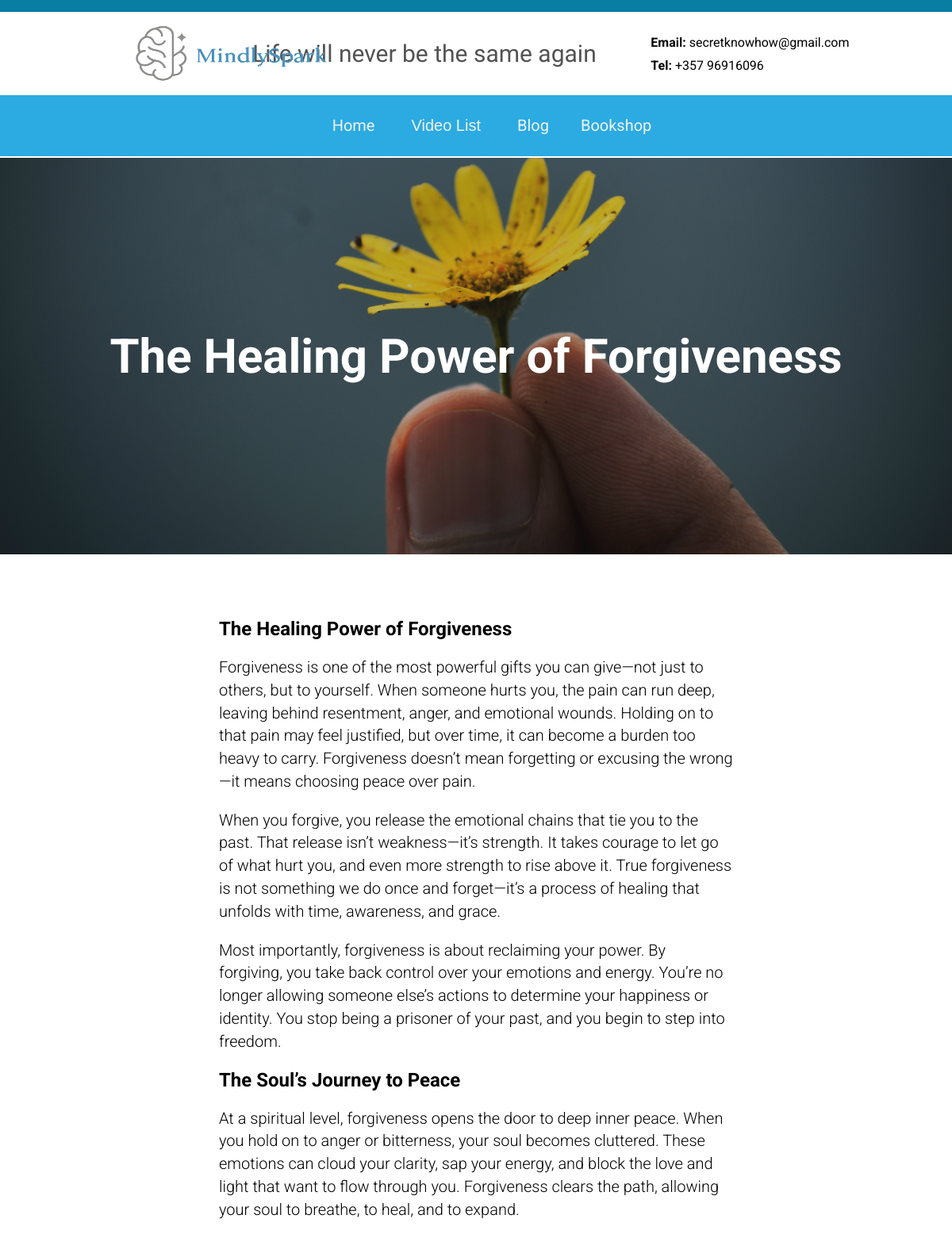
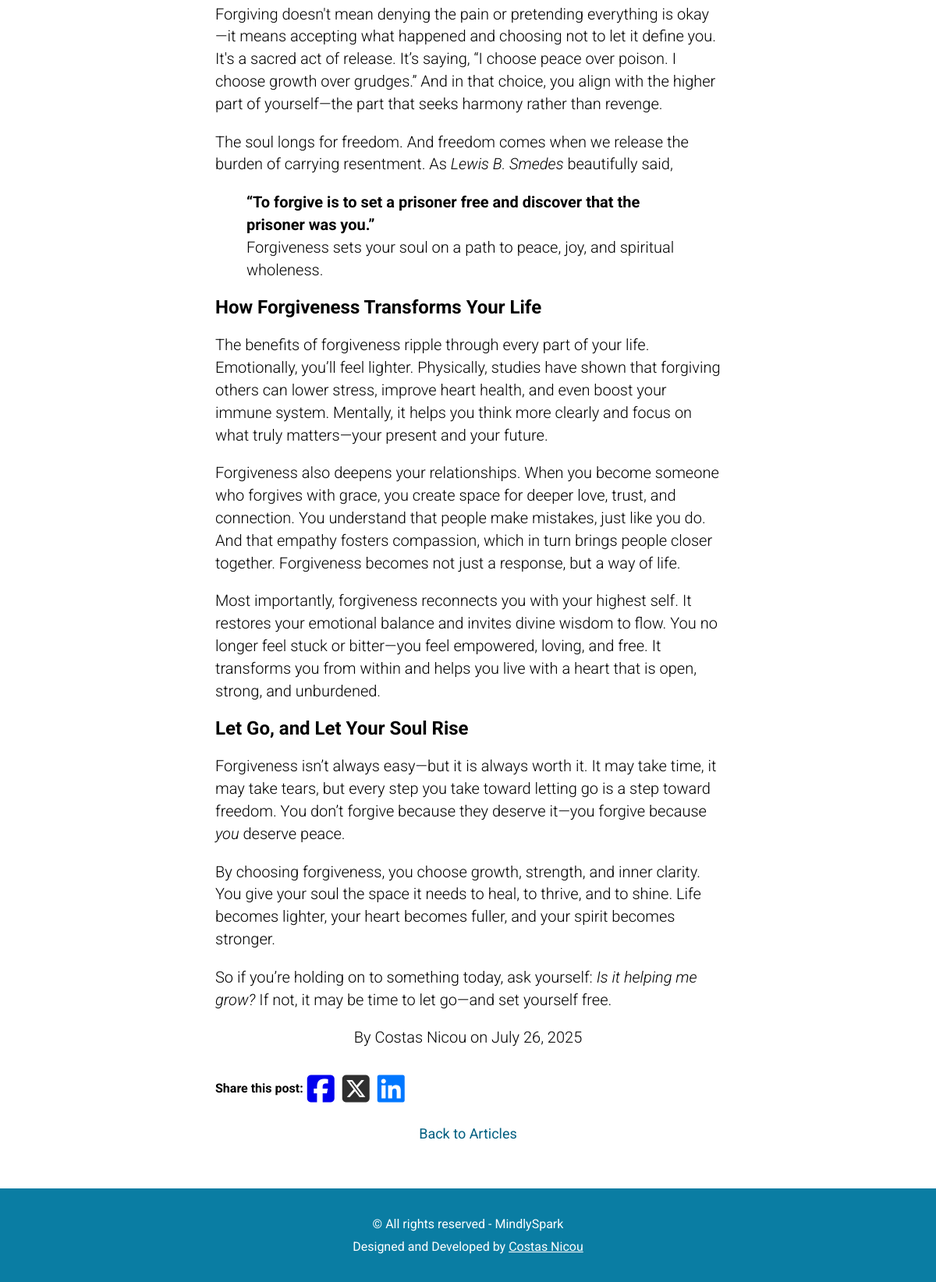
The app's page /blog/the-healing-power-of-forgiveness/ with its own data (2 pictures, top to bottom).
### blog/models.py (models this page shows, shortened)
class Post(models.Model):
    title = models.CharField(max_length=200)
    slug = models.SlugField(unique=True, blank=True)
    content = CKEditor5Field('Content', config_name='extends')  # or 'default'
    image = models.ImageField(upload_to='blog_images/', blank=True, null=True)
    author = models.CharField(max_length=100)
    created_at = models.DateTimeField(auto_now_add=True)
    published = models.BooleanField(default=False)
    featured = models.BooleanField(default=False)

### blog/views.py (the view)
# urls.py: path('<slug:slug>/', views.post_detail, name='post_detail'),
def post_detail(request, slug):
    post = get_object_or_404(Post, slug=slug, published=True)
    video_categories = VideoCategory.objects.all()
    absolute_image_url = None
    if post.image:
        absolute_image_url = request.build_absolute_uri(post.image.url)
    return render(request, 'blog/post_detail.html', {
        'post': post,
        'video_categories':video_categories,
        'absolute_image_url': absolute_image_url,
    })

### app/models.py (called while the page is built)
    def __str__(self):
        return self.name

### blog/templates/blog/post_detail.html (shortened to what this page needs)
{% extends "app/base.html" %}
{% load static %}
{% block csslink %}
  <link rel="stylesheet" href="{% static 'css/desktop/blog/post-detail.css' %}">
{% endblock %}
{% block hero %}
<div class="article-cover" style="
    background:linear-gradient(0deg, rgba(40, 40, 40, 0.3), rgba(62, 62, 62, 0.3)), url({{post.image.url}});
    background-size: cover;
    background-repeat: no-repeat;
    background-position:center;
 ">
    <h1>{{ post.title }}</h1>
</div>
{% endblock %}
{% block main %}
<section class="post-area">
    <article class="post-single">
        <h2>{{post.title}}</h2>
        <div>{{ post.content|safe }}</div>
        <p class="author">By {{ post.author }} on {{ post.created_at|date:"F j, Y" }}</p>
          <ul class="share-btns">
            <h4>Share this post:</h4>
            <li>
              <a class="fb-share" target="_blank" href="https://www.facebook.com/sharer/sharer.php?u={{ request.build_absolute_uri }}"><i class="fa-brands fa-square-facebook"></i></a>
            </li>
            <li>
              <a class="tweet-share" target="_blank" href="https://twitter.com/intent/tweet?url={{ request.build_absolute_uri }}&text={{ post.title }}"><i class="fa-brands fa-square-x-twitter"></i></a>
            </li>
            <li>
              <a class="linkedin-share" target="_blank" href="https://www.linkedin.com/shareArticle?mini=true&url={{ request.build_absolute_uri }}&title={{ post.title }}"><i class="fa-brands fa-linkedin"></i></a>
            </li>
          </ul>
    </article>
    <a href="{% url 'post_list' %}" class="back-to-blog">Back to Articles</a>
</section>
{% endblock %}

### app/templates/app/base.html (shortened to what this page needs)
{% load static %}
<!DOCTYPE html>
<html lang="en">
<head>
    <link rel="stylesheet" href="{% static 'css/desktop/global.css' %}">
    {% block csslink %}
    {% endblock %}
</head>
<body>
    <header>
        <div class="sticky-header">
            <div class="top-header">
                <div class="top-header-wraper">
                    <img class="logo" src="{% static 'imgs/logo.png' %}" alt="">
                    <p class="slogan">Life will never be the same again</p>
                    <div class="contact">
                        <p><strong>Email:</strong> secretknowhow@gmail.com</p>
                        <p><strong>Tel:</strong> +357 96916096</p>
                    </div>
                </div>
            </div>
            <nav class="main-nav">
                <ul class="menu">
                    <li><a class="menu-item" href="{% url 'homepage' %}">Home</a></li>
                    <div class="dropdown">
                        <button class="dropbtn">Video List</button>
                    </div>
                     <li><a class="menu-item" href="{% url 'post_list' %}">Blog</a></li>
                    <li><a class="menu-item" href="{% url 'books_list' %}">Bookshop</a></li>
                </ul>
            </nav>
        </div>
        {% block hero %}
        {% endblock %}
    </header>
    <main>
        {% block main %}
        {% endblock %}
    </main>
    <footer>
        <div class="footer-content">
            <p>&copy; All rights reserved - MindlySpark</p>
            <p>Designed and Developed by <a target="_blank" class="footnote" href="https://costasnicou.com">Costas Nicou</a></p>
        </div>
    </footer>
</body>
</html>

### app/static/css/desktop/global.css (style rules this page uses)
body,html { padding: 0; margin: 0; font-family: "Roboto", sans-serif; overflow-x: hidden; }
.logo { width: 250px; height: 75px; position: relative; left: 100px; }
section { padding: 60px; }
.slogan { font-family: "Manufacturing Consent", system-ui; font-size: 30px; color: rgb(82, 82, 82); }
.top-header { padding: 5px; background-color: white; border-top: 15px solid rgb(10, 125, 163); }
.top-header-wraper { width: 90%; display: flex; justify-content: space-between; margin: 0 auto; align-items: center; }
.contact { display: flex; flex-direction: column; padding: 0 60px; }
.contact > * { margin: 5px; }
.sticky-header { position: fixed; top: 0; z-index: 10; width: 100%; }
.main-nav { background-color: rgb(43, 171, 226); padding: 10px; }
.menu { display: flex; justify-content: center; list-style: none; }
.menu-item { font-size: 20px; text-decoration: none; color: rgb(243, 243, 243); margin: 0 20px; }
.dropbtn { background-color: #04aa6d00; color: rgb(243, 243, 243); font-size: 20px; border: none; margin: 0 20px; }
.dropdown { position: relative; }
footer { height: 120px; background-color: rgb(10, 125, 163); }
.footer-content { display: flex; flex-direction: column; height: 100%; width: 50%; margin: 0 auto; align-items: center; justify-content: center; color: white; text-align: center; }
.footer-content p { margin: 5px; }
.footnote { color: white; }

### blog/static/css/desktop/blog/post-detail.css (style rules this page uses)
.article-cover { height: 500px; display: flex; flex-direction: column; justify-content: center; align-items: center; color: white; margin-top: 199px; }
.article-cover h1 { font-size: 60px; }
.post-area { text-align: center; }
.post-single { width: 60%; margin: 0 auto; text-align: left; }
.post-single p { line-height: 1.8rem; font-size: 20px; font-weight: 300; }
.author { text-align: center; }
.share-btns { display: flex; list-style: none; justify-content: flex-start; padding: 0; align-items: center; }
.share-btns li a { text-decoration: none; margin: 5px }
.share-btns li a i { font-size: 40px; }
.fa-brands.fa-square-x-twitter { color: rgb(47, 47, 47); }
.fa-brands.fa-linkedin { color: rgb(0, 119, 255); }
.back-to-blog { display: inline-block; text-decoration: none; font-size: 18px; color: rgb(1, 94, 128); }

### records on screen
Post: image (picture), title "The Healing Power of Forgiveness", content "Forgiveness is one of the most powerful gifts you can give—not just to others, but to yourself. When someone hurts you, the pain can run deep, leaving behind resentment, anger, and emotional wounds. Holding on to that pain may feel justified, but over time, it can become a burden too heavy to carry. Forgiveness doesn’t mean forgetting or excusing the wrong—it means choosing peace over pain. When you forgive, you release the emotional chains that tie you to the past. That release isn’t weakness—it’s strength. It takes courage to let go of what hurt you, and even more strength to rise above it. True forgiveness is not something we do once and forget—it’s a process of healing that unfolds with…", author "Costas Nicou", created_at "July 26, 2025"
